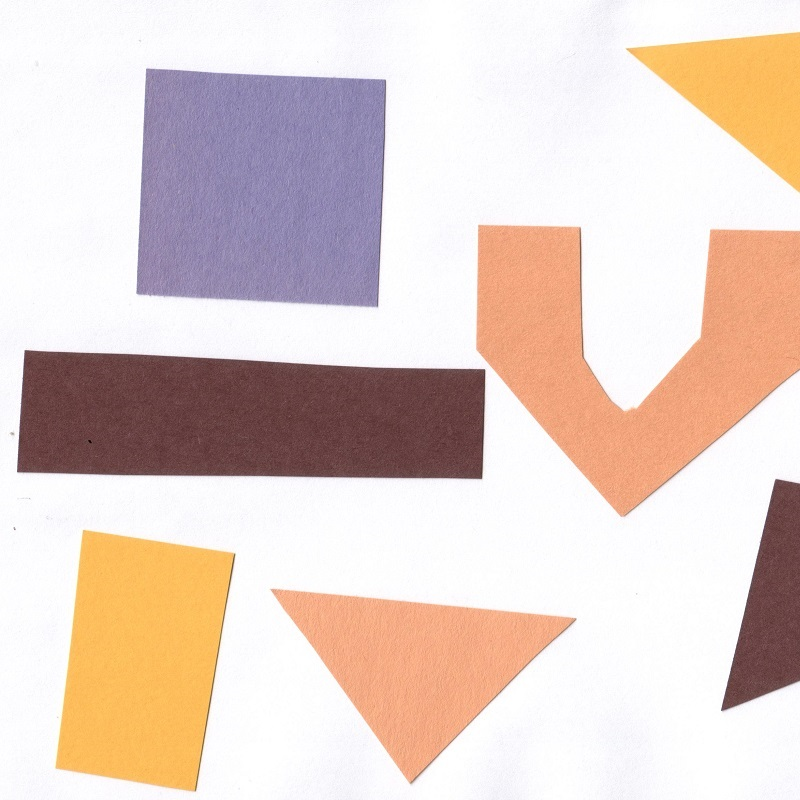
#> input picture jupyter_notebooks/shapes.jpg, 800 x 800 px
$ jupyter execute image_processing.ipynb
#> lines starting #> are read from the running program, lines starting #| are printed output that depends on the picture
[cell 1]
import numpy as np
import cv2

[cell 2]
def display(window_name, canvas):
    cv2.imshow(window_name, canvas)
    cv2.waitKey(0)
    cv2.destroyWindow(window_name)

[cell 3]
image = cv2.imread("shapes.jpg", 0)
#> image: shape (800, 800); min 2, max 255, mean 212.9
display("image", image)

[cell 4]
image.shape
#> Out = (800, 800)

[cell 5]
edge = np.zeros((image.shape[:2]))
display("edge", edge)

[cell 6]
edge.shape
#> Out = (800, 800)

[cell 7]
h, w = image.shape[:2]
#> h = 800; w = 800
print("Height : {}, width : {}".format(h,w))
#| Height : 800, width : 800

[cell 8]
sobelx = [[1,0,-1],[2,0,-2],[1,0,-1],]
print(sobelx)

[cell 9]
sobelx = np.asarray(sobelx)
print(sobelx)

[cell 10]
sobelx.shape

[cell 11]
for i in range(1,w-1):
    for j in range(1, h-1):

        a0 = image[i-1,j-1] * sobelx[0,0]
        a1 = image[i-1,j] * sobelx[0,1]
        a2 = image[i-1, j+1] * sobelx[0,2]
        a3 = image[i, j-1] * sobelx[1,0]
        a4 = image[i, j] * sobelx[1,1]
        a5 = image[i, j+1] * sobelx[1,2]
        a6 = image[i+1, j-1] * sobelx[2,0]
        a7 = image[i+1, j] * sobelx[2,1]
        a8 = image[i+1, j+1] * sobelx[2,2]
        alist = [a0,a1,a2,a3,a4,a5,a6,a7,a8]
        asum = sum(alist)

        edge[i,j] = asum

[cell 12]
b1 = 43
b2 = 5
b3 = 10
l = [b1,b2,b3]
print(l)
print(sum(l))

[cell 13]
display("edge", edge)
#> call 3 of display, with window_name = 'edge'
#> in display (call 3), `cv2.imshow(window_name, canvas)`:
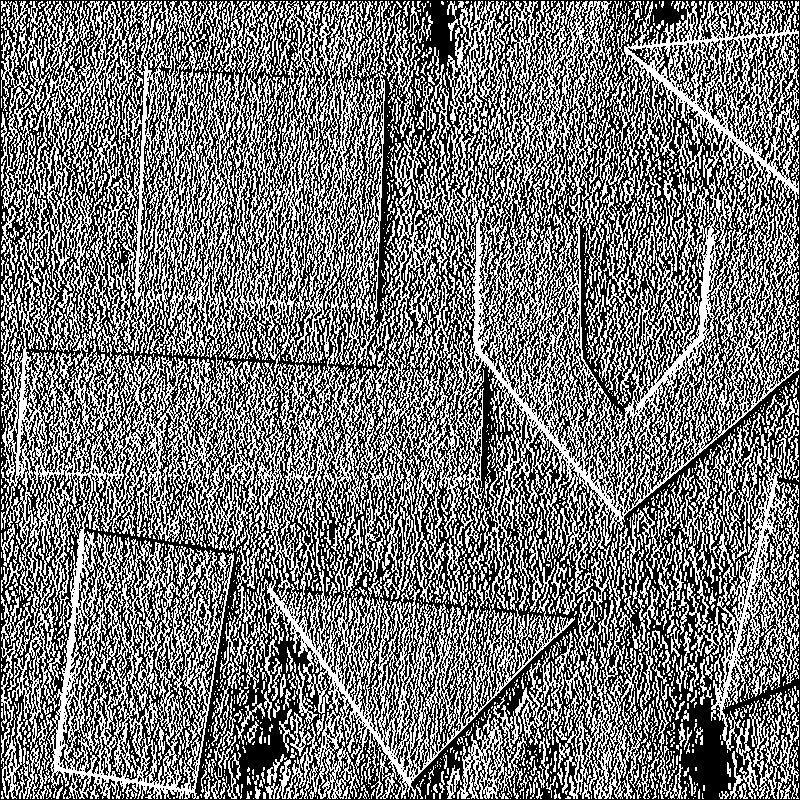
#> window 'edge': shape (800, 800); 46.4% white in thin lines or dots

[cell 14]
cv2.imwrite("shapex.jpg", edge)
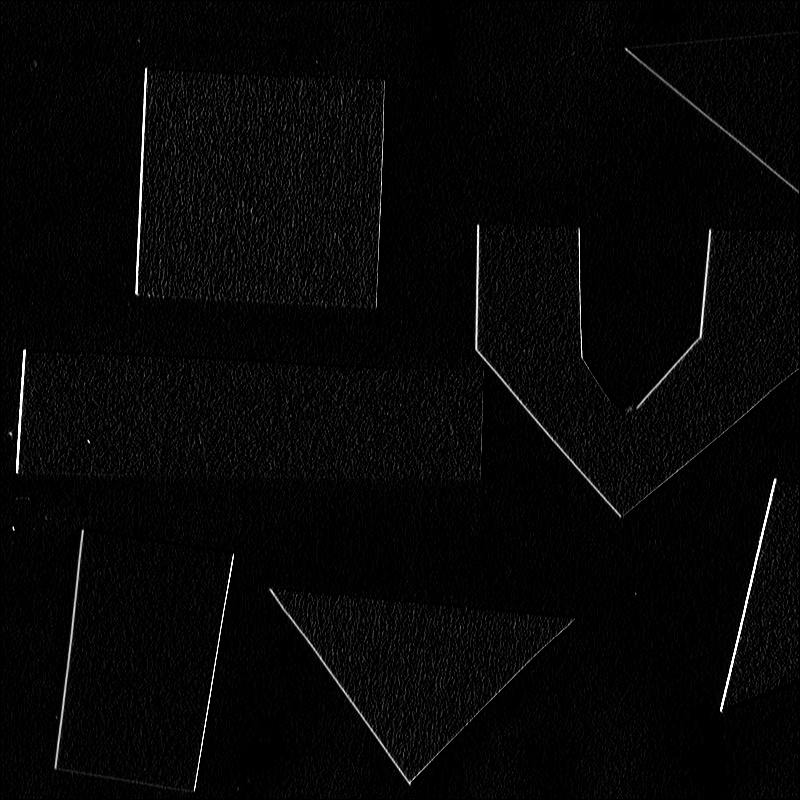
#> saved as shapex.jpg: shape (800, 800); min 0, max 255, mean 6.2
#> Out = True

[cell 15]
sobely = [[1,2,1],[0,0,0],[-1,-2,-1]]
print(sobely)

[cell 16]
sobely = np.asarray(sobely)
print(sobely)

[cell 17]
sobely.shape

[cell 18]
edge2 = np.zeros((image.shape[:2]))
print(edge2.shape)
#| (800, 800)

[cell 19]
display("edge2", edge2)

[cell 20]
for i in range(1,w-1):
    for j in range(1, h-1):

        a0 = image[i-1,j-1] * sobely[0,0]
        a1 = image[i-1,j] * sobely[0,1]
        a2 = image[i-1, j+1] * sobely[0,2]
        a3 = image[i, j-1] * sobely[1,0]
        a4 = image[i, j] * sobely[1,1]
        a5 = image[i, j+1] * sobely[1,2]
        a6 = image[i+1, j-1] * sobely[2,0]
        a7 = image[i+1, j] * sobely[2,1]
        a8 = image[i+1, j+1] * sobely[2,2]
        alist2 = [a0,a1,a2,a3,a4,a5,a6,a7,a8]
        asum2 = sum(alist2)

        edge2[i,j] = asum2
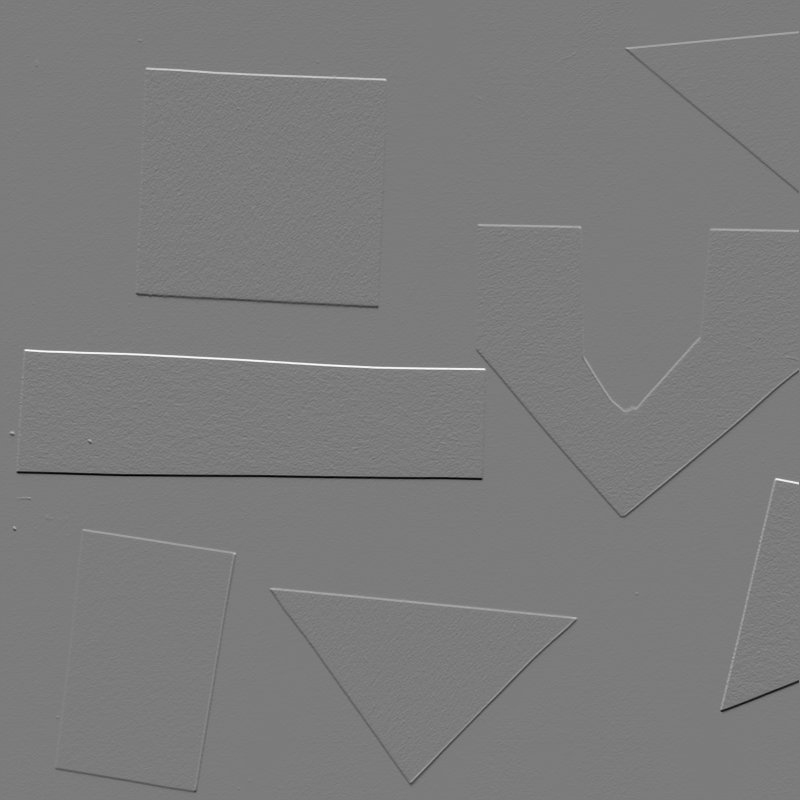
#> edge2: shape (800, 800) float64; min -651, max 689, mean 0; drawn with min black and max white

[cell 21]
display("edge2", edge2)
#> in display (call 5), `cv2.imshow(window_name, canvas)`:
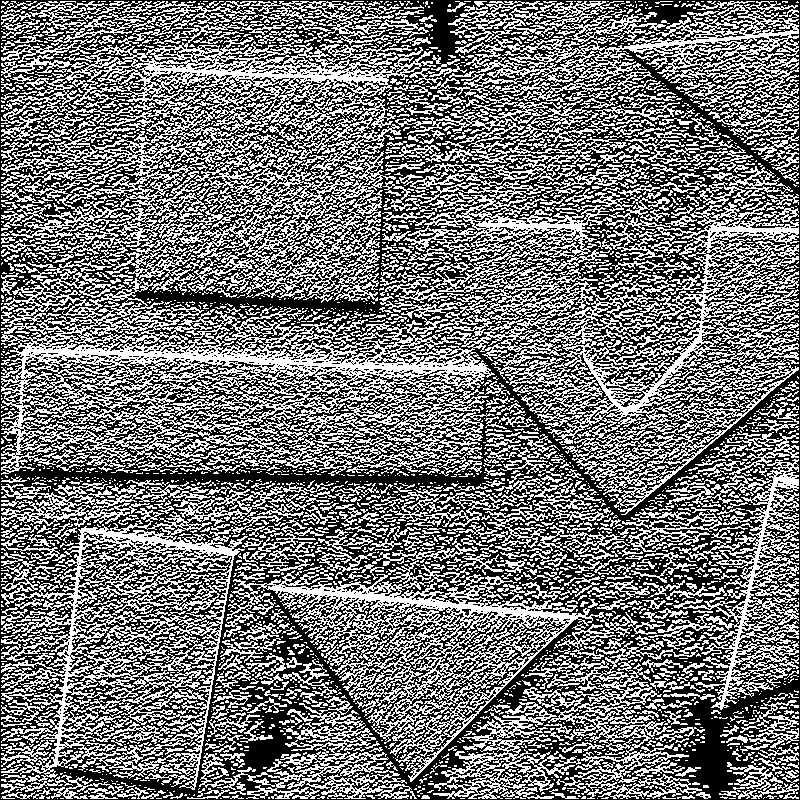
#> window 'edge2': shape (800, 800); 45.8% white in thin lines or dots

[cell 22]
cv2.imwrite("shapey.jpg", edge2)
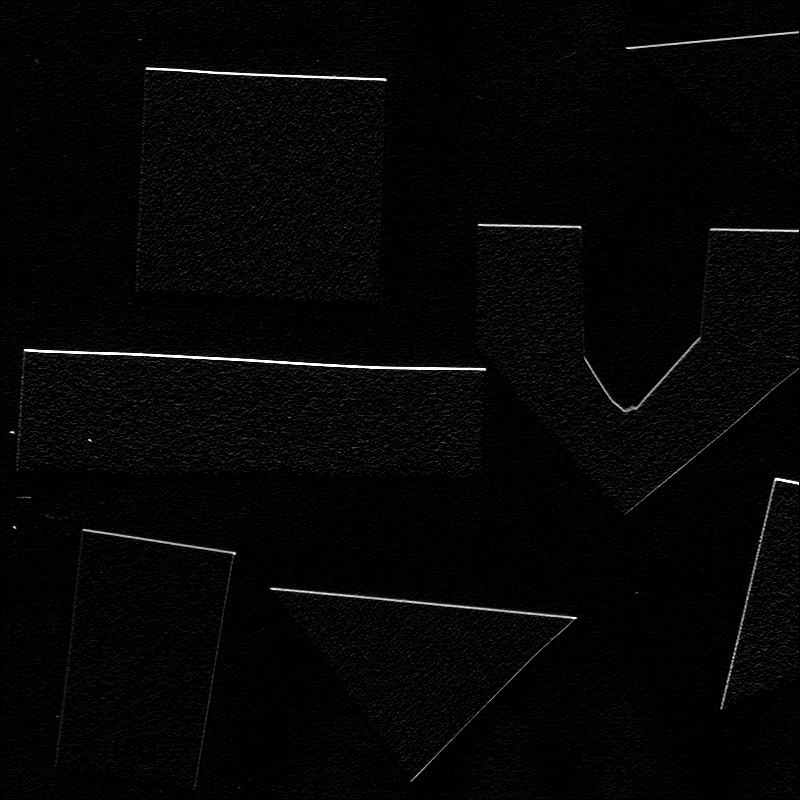
#> saved as shapey.jpg: shape (800, 800); min 0, max 255, mean 5.4
#> Out = True

[cell 23]
final = cv2.add(edge, edge2)
display("final", final)
#> in display (call 6), `cv2.imshow(window_name, canvas)`:
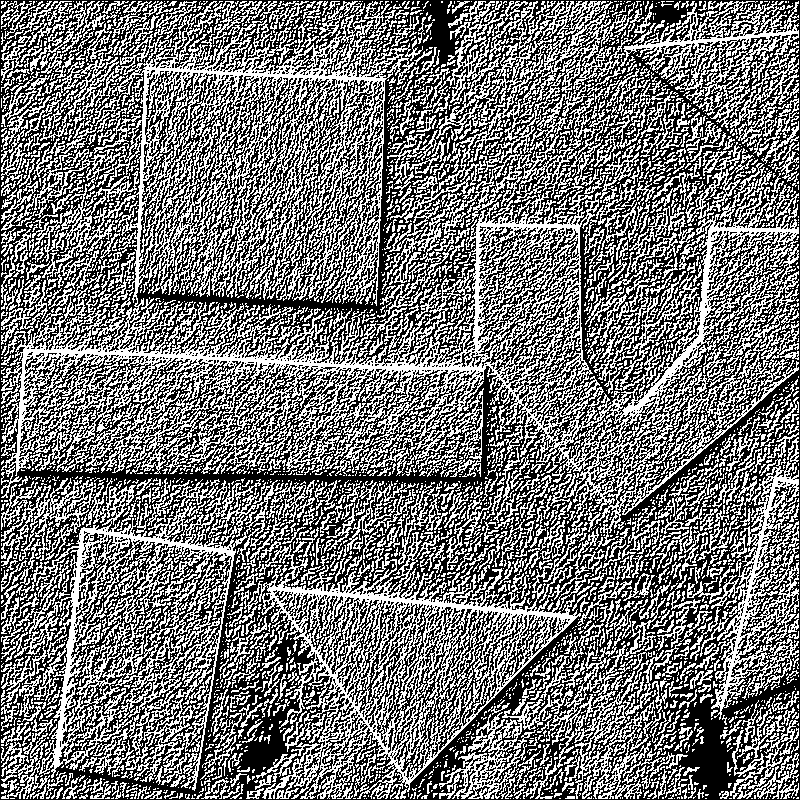
#> window 'final': shape (800, 800); 45.7% white in thin lines or dots

[cell 24]
cv2.imwrite("shape_final.jpg", final)
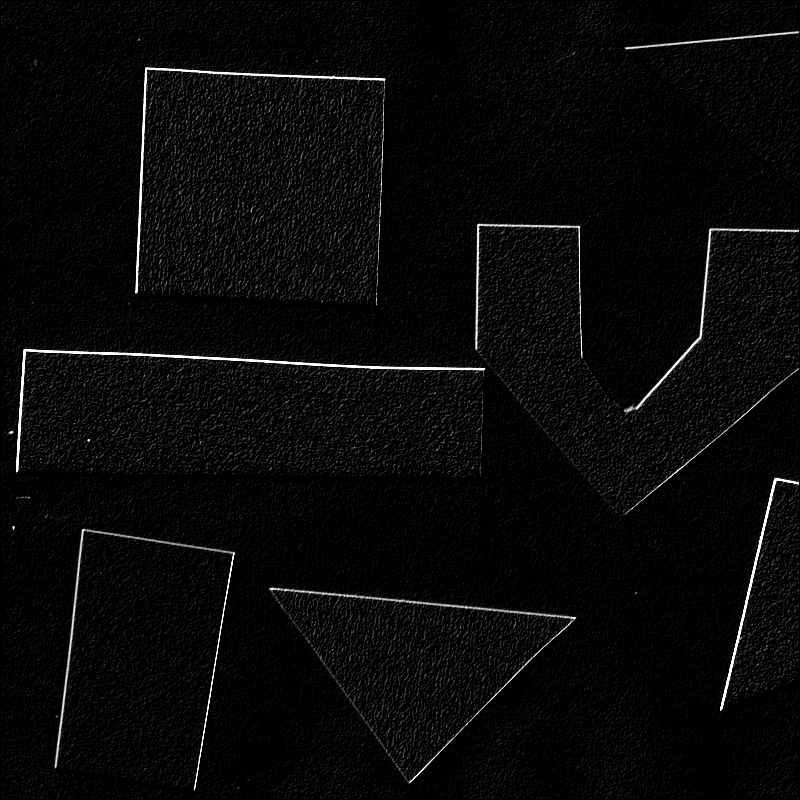
#> saved as shape_final.jpg: shape (800, 800); min 0, max 255, mean 8.9
#> Out = True
